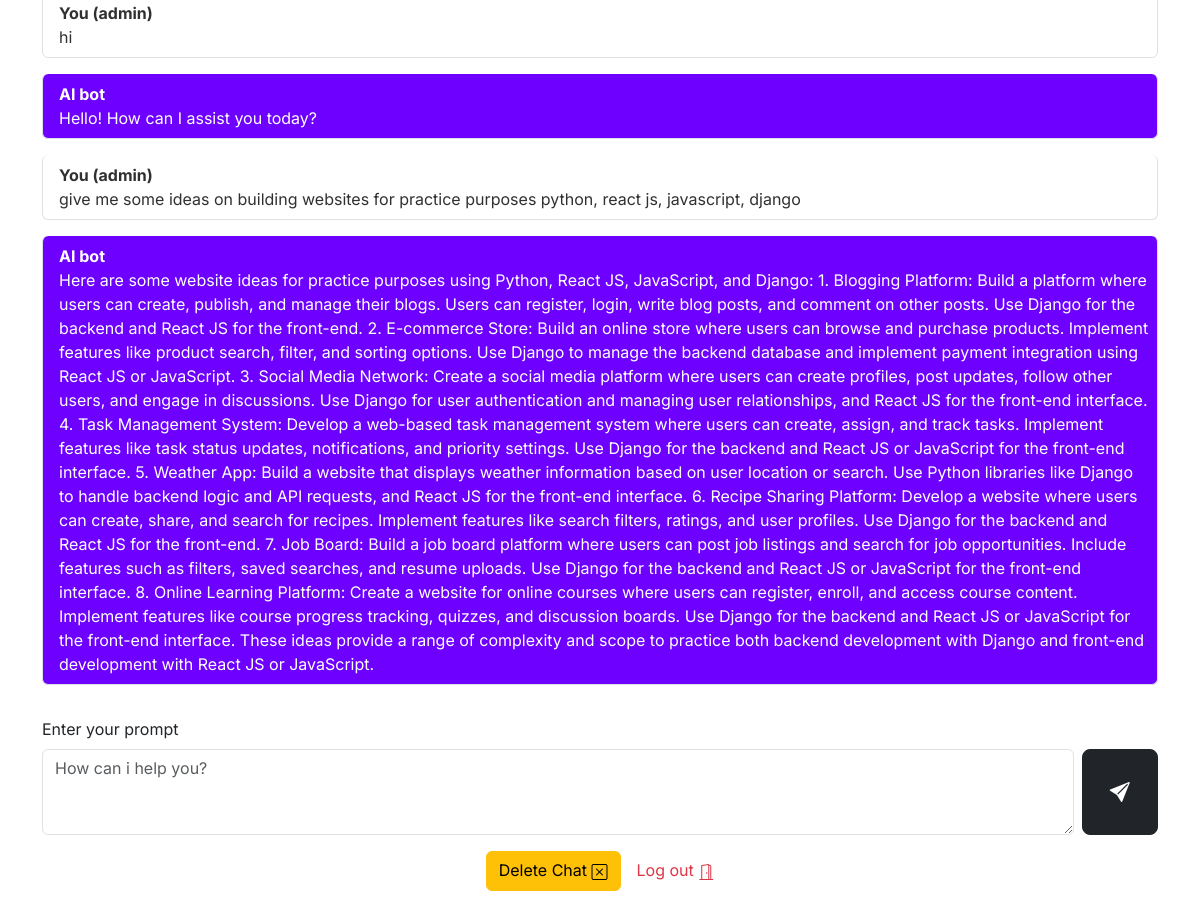
The app's page / (signed in) with its own data.
### openapp/models.py (models this page shows, shortened)
class ChatGptBot(models.Model):
    user = models.ForeignKey(User, on_delete=models.CASCADE)
    messageInput = models.TextField()
    bot_response = models.TextField()

### openapp/views.py (the view)
# urls.py: path("", views.index, name='main'),
def index(request):
    if request.user.is_authenticated:
        if request.method == 'POST':
            user_input = request.POST.get('userInput')
            clean_user_input = str(user_input).strip()
            try:
                response = client.chat.completions.create(
                model="gpt-3.5-turbo",
                messages=[
                            {
                                "role": "user",
                                "content": clean_user_input,
                            }
                        ],
                    )
                bot_response = response.choices[0].message.content
                obj, created = ChatGptBot.objects.get_or_create(
                    user=request.user,
                    messageInput=clean_user_input,
                    bot_response=bot_response,
                )
            except openai.APIConnectionError as e:
                messages.warning(request, f"Failed to connect to OpenAI API, check your internet connection")
            except openai.RateLimitError as e:
                messages.warning(request, f"You exceeded your current quota, please check your plan and billing details.")
                messages.warning(request, f"If you are a developper change the API Key")
            return redirect(request.META['HTTP_REFERER'])
        else:
            get_history = ChatGptBot.objects.filter(user=request.user)
            context = {'get_history':get_history}
            return render(request, 'index.html', context)
    else:
        return redirect("login")

### templates/index.html (shortened to what this page needs)
{% extends 'base.html' %}
{% block content %}
<div class="container" style="margin-top: 50px; max-height:100vh; overflow-y:scroll">
    <ol class="list-group mt-5">
        {% for history in get_history %}
        <li class="list-group-item rounded d-flex justify-content-between align-items-start p-2 mb-3" style="background-color: white; color:#303030">
            <div class="ms-2 me-auto">
                <div class="fw-bold">You ({{history.user.username}}) </div>
                {{history.messageInput}}
            </div>
        </li>
        <li class="list-group-item rounded d-flex justify-content-between align-items-start p-2 mb-3" style="background-color: #6E00FF;color:white">
            <div class="ms-2 me-auto">
                <div class="fw-bold">AI bot </div>
                {{history.bot_response}}
            </div>
        </li>
        {% endfor %}
    </ol>
    <form action="" method="post" class="mt-3">
        <label for="exampleFormControlTextarea1" class="form-label">Enter your prompt</label>
        <div class="d-flex mb-3 gap-2">
            <textarea class="form-control" id="exampleFormControlTextarea1" rows="3" placeholder="How can i help you?"
                name="userInput"></textarea>
            <button class="btn btn-dark btn-lg" type="submit" id="btn" style="width: 80px;"><i
                    class="bi bi-send-fill"></i></button>
        </div>
        <div class="d-flex justify-content-center m-3 align-items-center gap-3">
            {% if get_history %}
            <a href="{% url 'deleteChat'  %}" class="btn btn-warning">Delete Chat <i class="bi bi-x-square"></i></a>
            {% endif %}
            <a href="{% url 'logout'  %}" class="link-danger text-decoration-none">Log out <i
                    class="bi bi-door-open"></i></a>
        </div>
    </form>
</div>
{% endblock content %}

### templates/base.html (shortened to what this page needs)
{% load static %}
<!DOCTYPE html>
<html lang="en">
<head>
    <link href="{% static '/css/bootstrap.min.css' %}" rel="stylesheet">
    <link href="{% static '/css/sign-in.css' %}" rel="stylesheet">
    <link rel="stylesheet" href="https://cdn.jsdelivr.net/npm/bootstrap-icons@1.10.3/font/bootstrap-icons.css">
</head>
<body style="overflow-y: hidden; background-color:#FFFFFF;">
    {% block content %}
    {% endblock content %}
</body>
</html>

### static/css/sign-in.css (style rules this page uses)
html, body { height: 100%; }
body { display: flex; align-items: center; padding-top: 40px; padding-bottom: 40px; background-color: #f5f5f5; }
.bi { vertical-align: -.125em; fill: currentColor; }

### templates/base.html (style rules this page uses)
* { font-family: 'Inter', sans-serif; }

### records on screen
ChatGptBot: user.username "admin", messageInput "hi", bot_response "Hello! How can I assist you today?"
ChatGptBot: user.username "admin", messageInput "give me some ideas on building websites for practice purposes python, react js, javascript, django", bot_response "Here are some website ideas for practice purposes using Python, React JS, JavaScript, and Django: 1. Blogging Platform: Build a platform where users can create, publish, and manage their blogs. Users can register, login, write blog posts, and comment on other posts. Use Django for the backend and React JS for the front-end. 2. E-commerce Store: Build an online store where users can browse and purchase products. Implement features like product search, filter, and sorting options. Use Django to manage the backend database and implement payment integration using React JS or JavaScript. 3. Social Media Network: Create a social media platform where users can create profiles, post updates, follow…"
